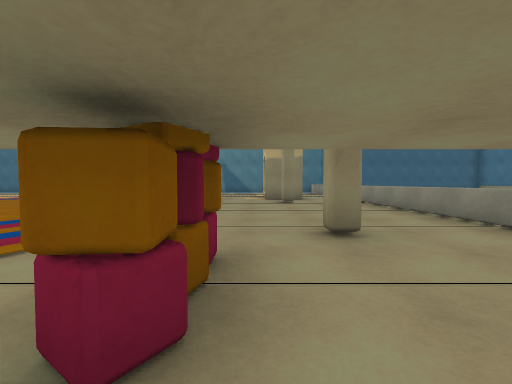
view 1 (above)

24 first-person views from a walk through a scene from a Unity 3-D project. The camera is 1.2 m above the floor, tilts 2° down and sees 90° across. The floor is counted in squares, 2 m on a side. Each view is taken from the middle of a square. On the plan, view 1 faces up. The plan holds only what a view shows up to about 9 squares ahead; the rest is blank. The place goes on beyond the plan. Some surface patterns are stand-ins.

view 2
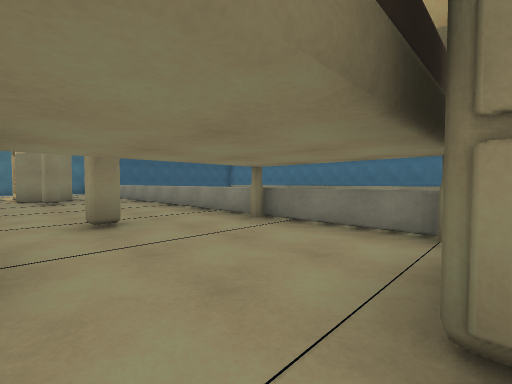

view 3
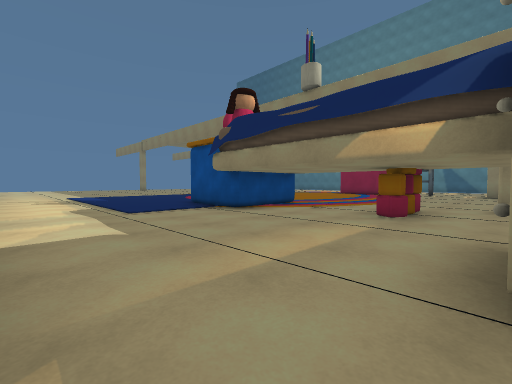

view 4
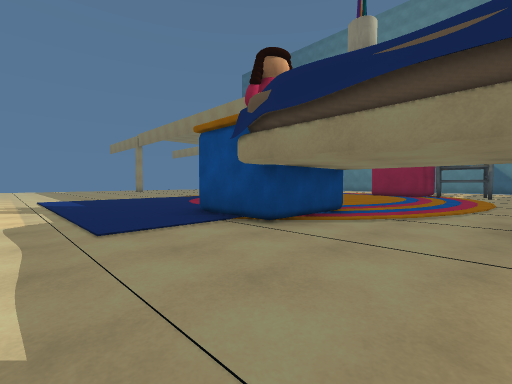

view 5
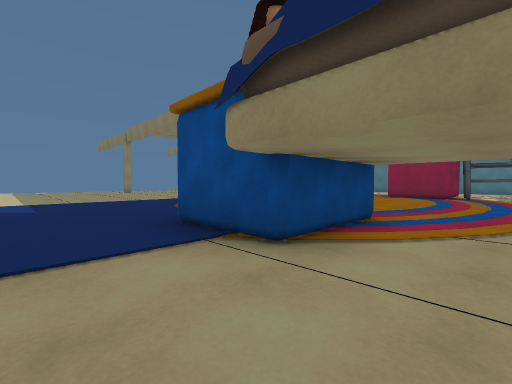

view 6
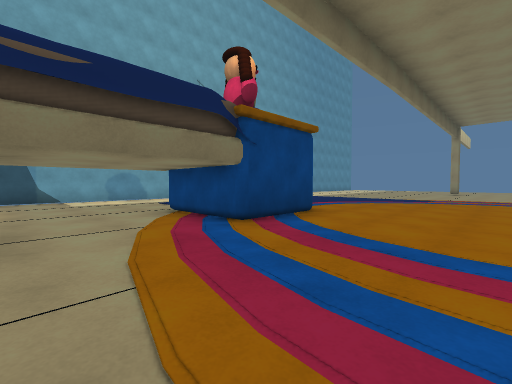

view 7
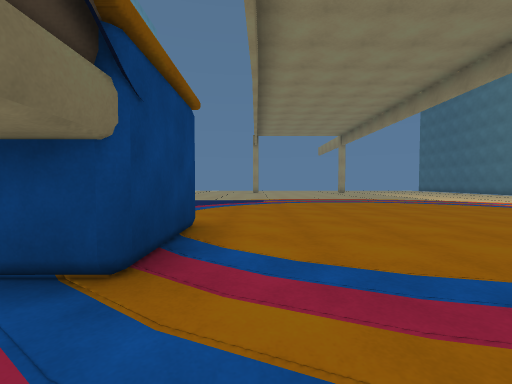

view 8
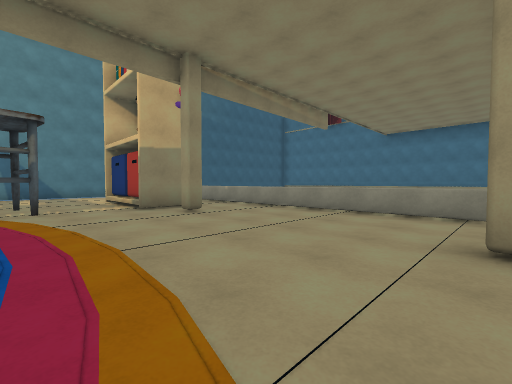

view 9
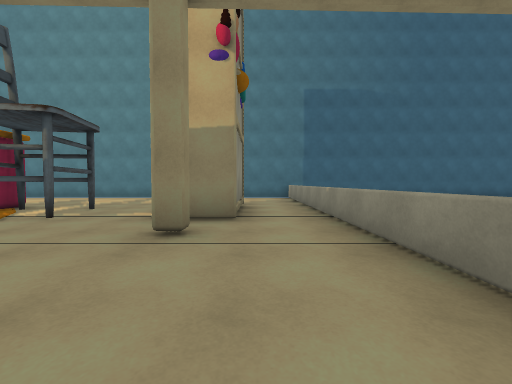

view 10
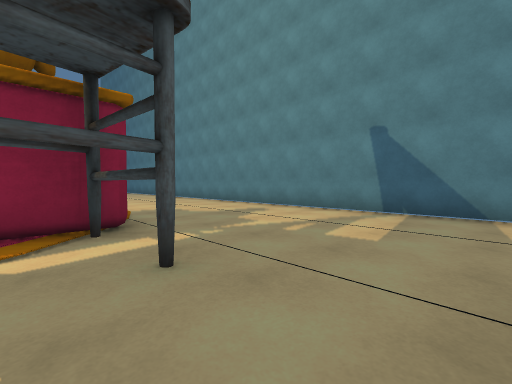

view 11
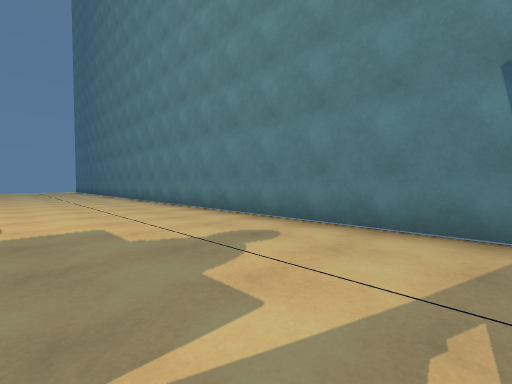

view 12
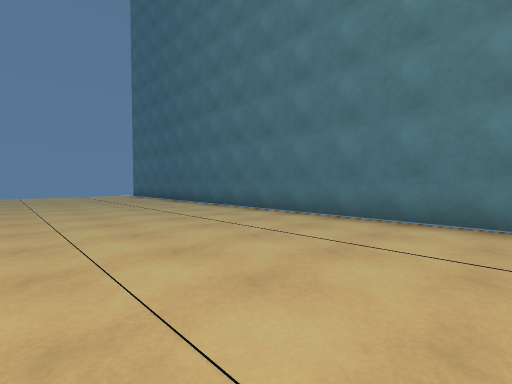

view 13
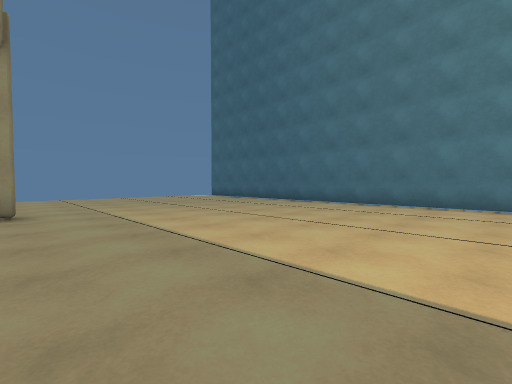

view 14
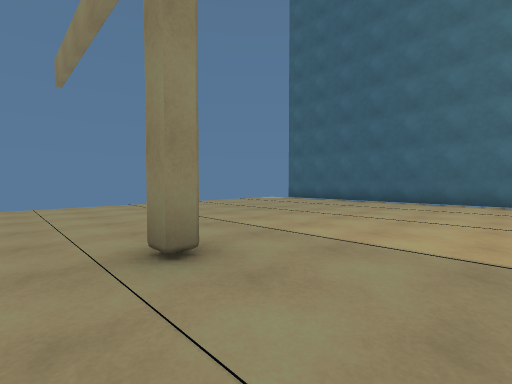

view 15
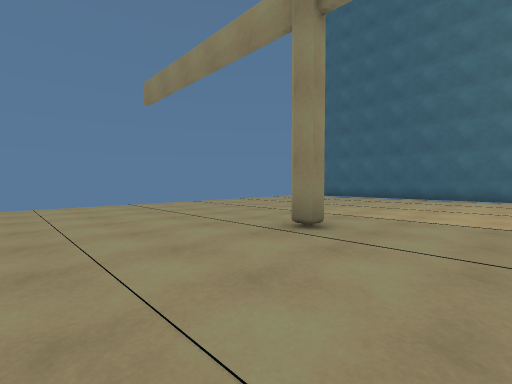

view 16
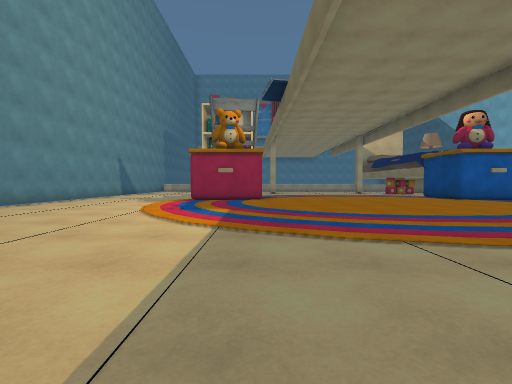

view 17
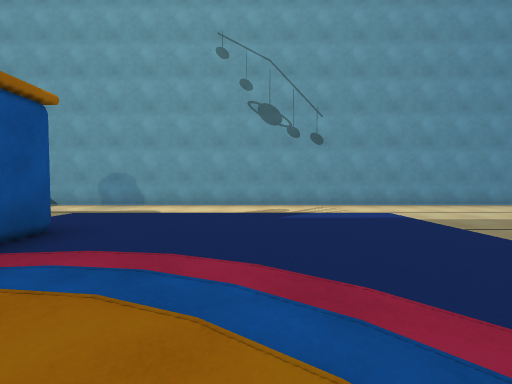

view 18
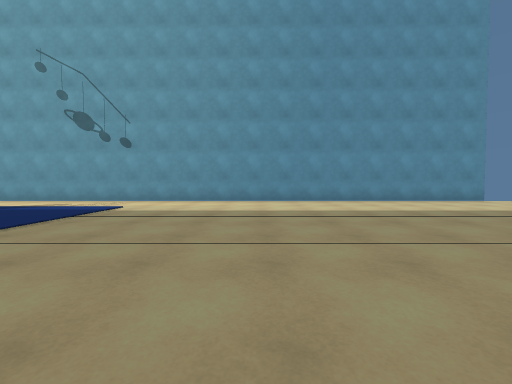

view 19
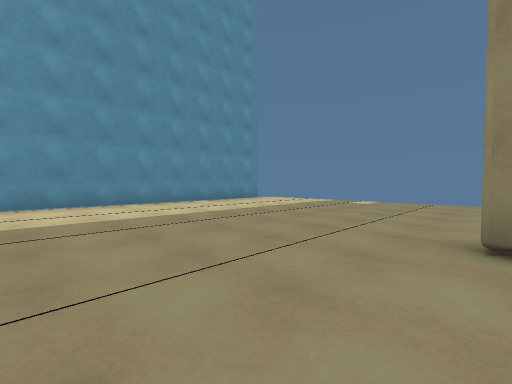

view 20
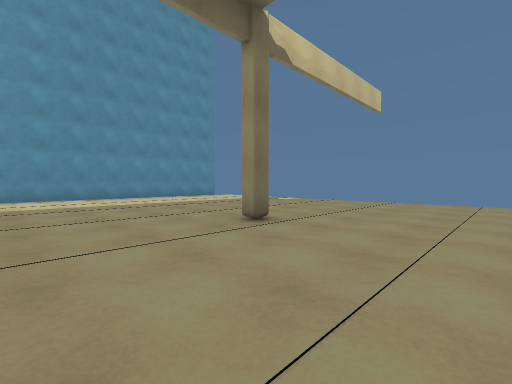

view 21
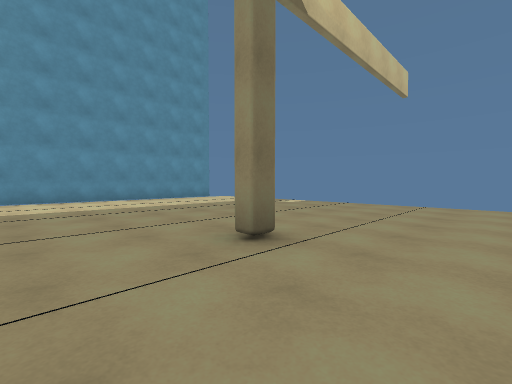

view 22
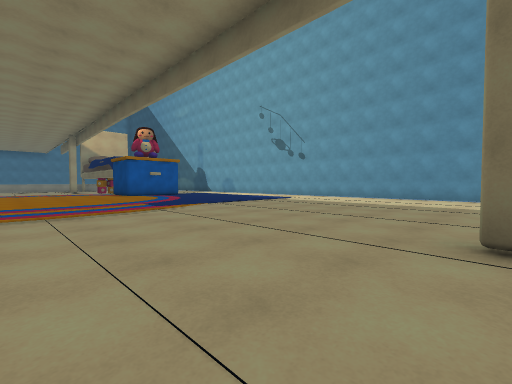

view 23
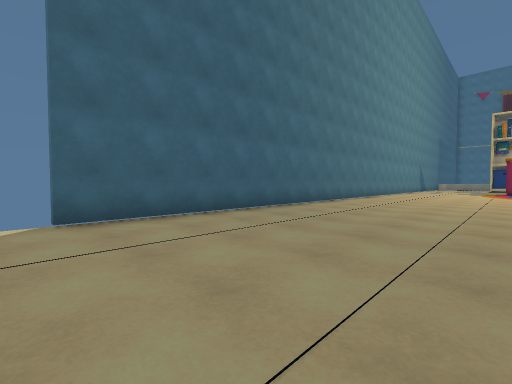

view 24
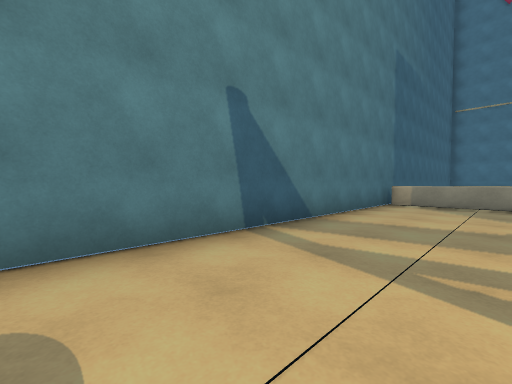

### Floor plan
Key: @ floor where view 1 was taken; # wall or solid block; . floor; = window, fence, low wall or low ledge.
Columns run from 22 left of view 1 to 6 right of it. Each row starts with its distance up from view 1.
 16  ##########################
 15 ..........................=##
 14 ..........................=
 13 ..........................=
 12 .......................#..=
 11 .................####..#..=
 10 .................##=#..=..=
  9 .................####.....=
  8 .....#.................#..=
  7 ........  ................=
  6 ..........................=
  5 ..........................=
  4 ..........................=
  3 .....#.................#..=
  2 .................##...#..=
  1 .................##...#...=
  0 .................##...@...=
 -1 .......................###
 -2 .......................#
 -3  .......................
 -4 ........................
 -5 ######################

Positions as (right, up) in squares from view 1, and headings:
1: (0, 0), facing up
2: (0, -1), facing up-right
3: (1, -4), facing up-left
4: (-1, -3), facing up-left
5: (-2, -2), facing up-left
6: (-1, 5), facing down-left
7: (-2, 3), facing left
8: (-2, 3), facing up-right
9: (2, 5), facing up
10: (0, 10), facing up-left
11: (-2, 12), facing up-left
12: (-9, 11), facing up-left
13: (-11, 8), facing up-left
14: (-15, 7), facing up-left
15: (-15, 5), facing up-left
16: (-14, 9), facing right
17: (-8, 3), facing down
18: (-14, 4), facing down
19: (-14, 3), facing down-left
20: (-14, 6), facing down-left
21: (-15, 5), facing down-left
22: (-17, 6), facing down-right
23: (-22, 11), facing up-right
24: (-4, 13), facing up-right
